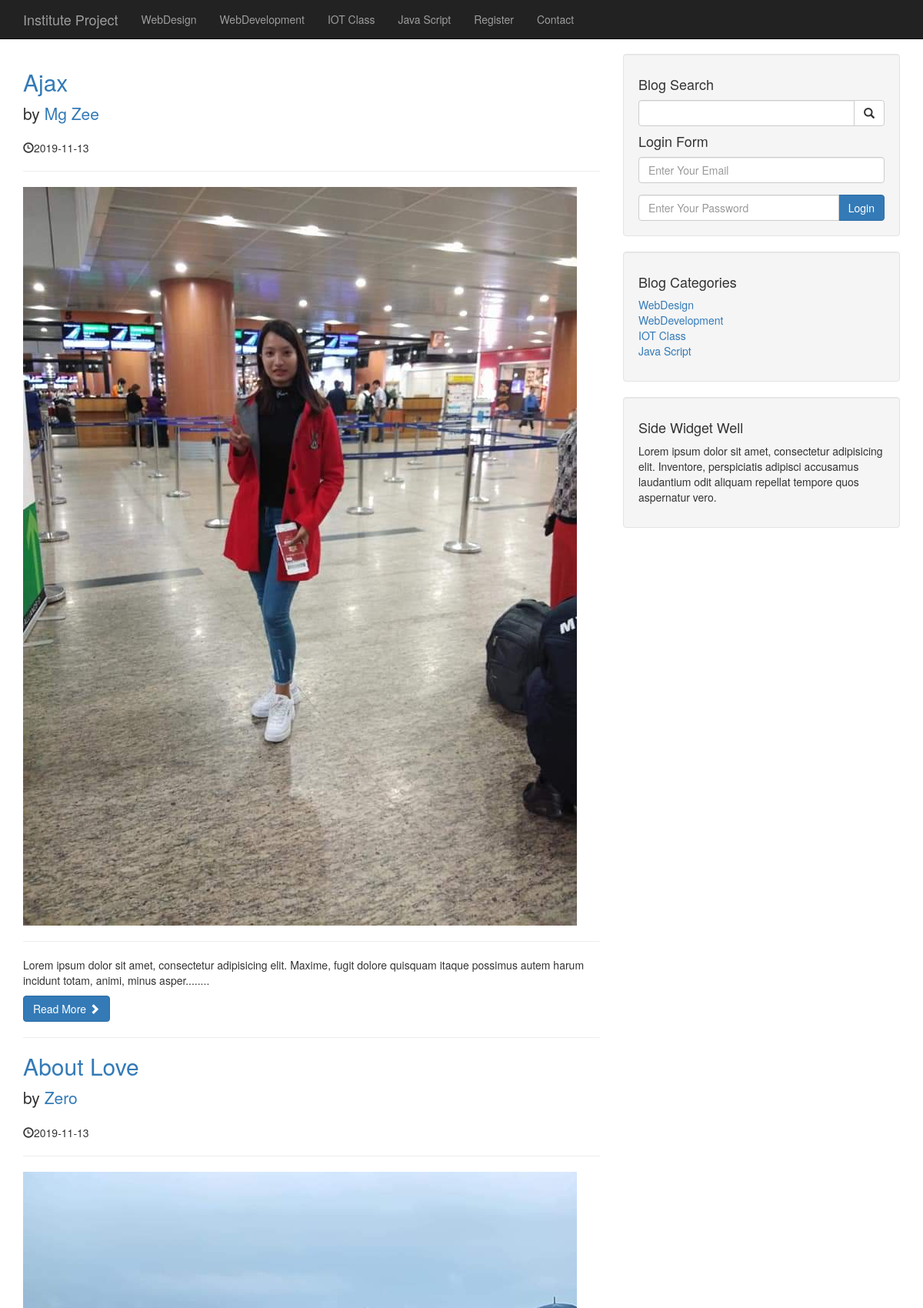
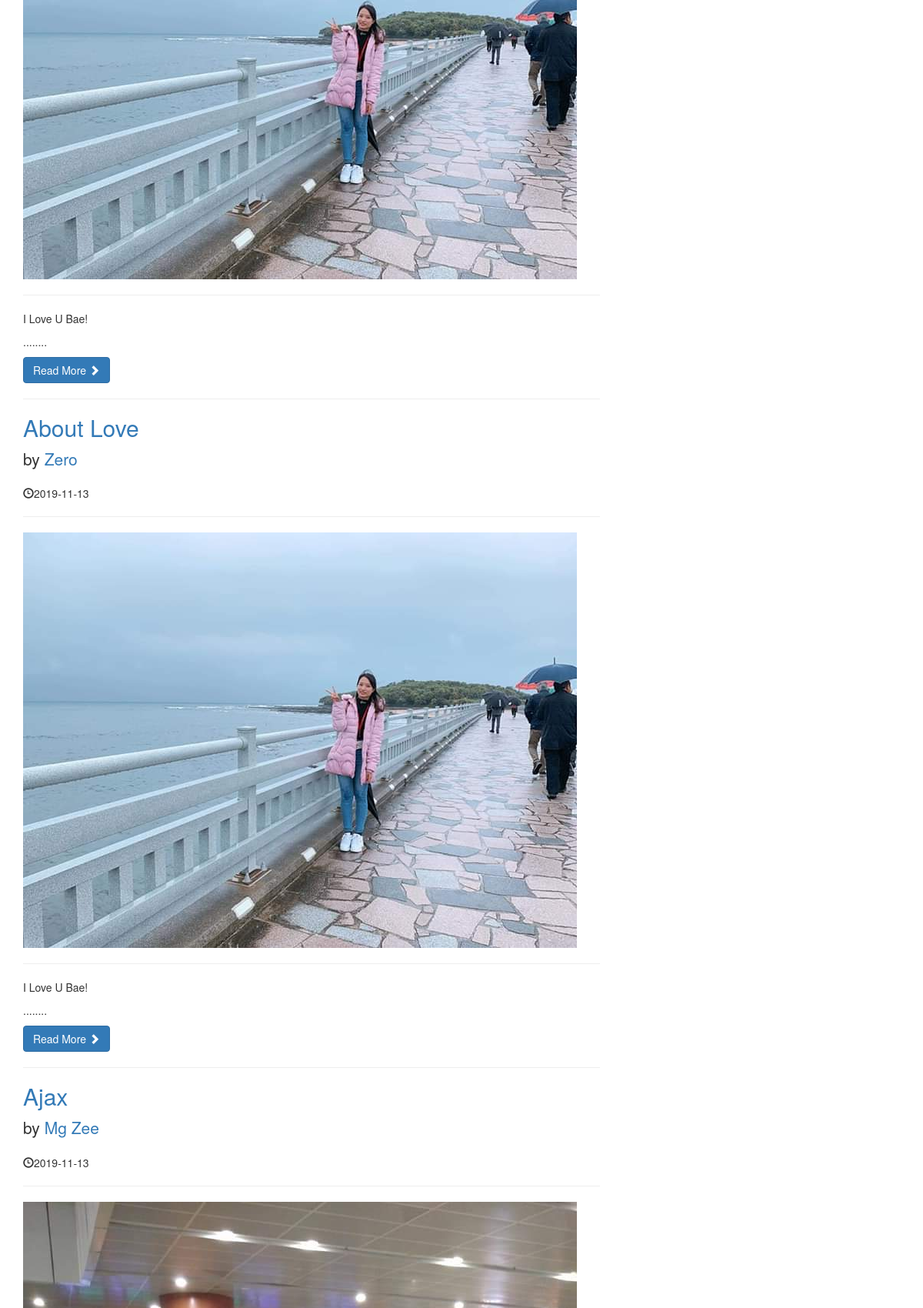
The page / (upper part) on the database its author committed (2 pictures, top to bottom).
### tables this page shows
CREATE TABLE `categories` (
  `cat_id` int(11) NOT NULL,
  `cat_title` varchar(255) NOT NULL
);

CREATE TABLE `blogs` (
  `blog_id` int(11) NOT NULL,
  `blog_category_id` int(11) NOT NULL,
  `blog_title` varchar(255) NOT NULL,
  `blog_author` varchar(255) NOT NULL,
  `blog_date` date NOT NULL,
  `blog_image` text NOT NULL,
  `blog_content` text NOT NULL,
  `blog_tag` varchar(255) NOT NULL,
  `blog_comment_count` int(11) NOT NULL,
  `blog_status` varchar(255) NOT NULL,
  `blog_view_count` int(11) NOT NULL
);

### index.php (the view, shortened to what this page needs)
<?php include_once "layout/header.php" ?>
<?php include_once "database.php" ?>
   <?php include_once "layout/navigation.php" ?>
    <div class="container">
        <div class="row">
            <div class="col-md-8">
                <?php
                    $par_page = 5;
                    if (isset($_GET['page'])) {
                       $page = $_GET['page'];
                    }else{
                        $page = '';
                    }
                    if ($page == '' || $page == 1) {
                       $page_one = 0;
                    }else{
                        $page_one = ($page * 5)-5;
                    }
                    $query = "SELECT * FROM blogs WHERE blog_status='public' ORDER BY blog_id DESC LIMIT $page_one,$par_page";
                    $result =mysqli_query($connect,$query);
                    while ($row=mysqli_fetch_assoc($result)) {
                        $blog_id = $row['blog_id'];
                        $blog_title = $row['blog_title'];
                        $blog_author= $row['blog_author'];
                        $blog_date= $row['blog_date'];
                        $blog_image= $row['blog_image'];
                        $blog_content=substr($row['blog_content'],0,150) . '........' ;
                 ?>
                <h2>
                    <a href="blog.php?blog_id=<?php echo $blog_id; ?>"><?php echo $blog_title; ?></a>
                </h2>
                <p class="lead">
                    by <a href="author_blog.php?author=<?php echo $blog_author; ?>&blog_id=<?php echo $blog_id ?>"><?php echo $blog_author; ?></a>
                </p>
                <p><span class="glyphicon glyphicon-time"></span><?php echo $blog_date ?></p>
                <hr>
                <a href="blog.php?blog_id=<?php echo $blog_id; ?>"> <img class="img-responsive" src="images/<?php echo $blog_image; ?>" alt=""></a>
                <hr>
                <p><?php echo $blog_content; ?></p>
                <a class="btn btn-primary" href="blog.php?blog_id=<?php echo $blog_id; ?>">Read More <span class="glyphicon glyphicon-chevron-right"></span></a>
                <hr>
                <?php
                    }
                 ?>
            </div>
            <div class="col-md-4">
                <?php include_once "layout/sidebar.php" ?>
            </div>
        </div>
<?php include_once "layout/footer.php" ?>

### layout/header.php (shortened to what this page needs)
<!DOCTYPE html>
<html lang="en">
<head>
    <link href="css/bootstrap.min.css" rel="stylesheet">
    <link href="css/blog-home.css" rel="stylesheet">
    <link rel="stylesheet" href="css/mystyle.css">
</head>
<body>

### layout/navigation.php (shortened to what this page needs)
<nav class="navbar navbar-inverse navbar-fixed-top" role="navigation">
       <div class="container">
           <div class="navbar-header">
               <a class="navbar-brand" href="index.php">Institute Project</a>
           </div>
           <div class="collapse navbar-collapse" id="bs-example-navbar-collapse-1">
               <ul class="nav navbar-nav">
                   <?php
                       $query ="SELECT * FROM categories LIMIT 4";
                       $result = mysqli_query($connect,$query);
                       foreach ($result as $data) {
                       ?>
                       <li>
                           <a href="category.php?category_id=<?php echo $data['cat_id'] ?>"><?php echo $data['cat_title']; ?></a>
                       </li>
                       <?php
                       }
                       ?>
                       <li>
                           <a href="register.php">Register</a>
                       </li>
                        <li>
                           <a href="contact.php">Contact</a>
                       </li>
               </ul>
           </div>
       </div>
   </nav>

### layout/sidebar.php
<div class="well">
    <h4>Blog Search</h4>
    <form action="search.php" method="post">
    <div class="input-group">
        <input type="text" name="search_name" class="form-control">
        <span class="input-group-btn">
            <button type="submit"  name="search" class="btn btn-default">
                <span class="glyphicon glyphicon-search"></span>
        </button>
        </span>
    </div>
    </form>
      <h4>Login Form</h4>
    <form action="layout/login.php" method="post">
        <div class="form-group">
            <input type="email" name="email" class="form-control" placeholder="Enter Your Email">
        </div>
    <div class="input-group">
        <input type="password" name="password" class="form-control" placeholder="Enter Your Password">
        <span class="input-group-btn">
            <button type="submit"  name="login" class="btn btn-primary">Login</button>
        </span>
    </div>
    </form>
</div>
<div class="well">
    <h4>Blog Categories</h4>
    <div class="row">
        <div class="col-lg-6">
            <ul class="list-unstyled">
                <?php
                    $query ="SELECT * FROM categories LIMIT 4";
                    $result = mysqli_query($connect,$query);
                    foreach ($result as $data) {
                ?>
                    <li>
                        <a href="category.php?category_id=<?php echo $data['cat_id'] ?>"><?php echo $data['cat_title']; ?></a>
                    </li>
        <?php
        }
        ?>
            </ul>
        </div>
    </div>
</div>
<div class="well">
    <h4>Side Widget Well</h4>
    <p>Lorem ipsum dolor sit amet, consectetur adipisicing elit. Inventore, perspiciatis adipisci accusamus laudantium odit aliquam repellat tempore quos aspernatur vero.</p>
</div>

### layout/footer.php (shortened to what this page needs)
    </div>
</body>
</html>

### css/blog-home.css (style rules this page uses)
body { padding-top: 70px; }

### rows shown on the page
categories: cat_title "WebDesign"
categories: cat_title "WebDevelopment"
categories: cat_title "IOT Class"
categories: cat_title "Java Script"
blogs: blog_title "Ajax", blog_author "Mg Zee", blog_date "2019-11-13", blog_image (picture), blog_content "Lorem ipsum dolor sit amet, consectetur adipisicing elit. Maxime, fugit dolore quisquam itaque possimus autem harum incidunt totam, animi, minus asper........"
blogs: blog_title "About Love", blog_author "Zero", blog_date "2019-11-13", blog_image (picture), blog_content "I Love U Bae! ........"
blogs: blog_title "About Love", blog_author "Zero", blog_date "2019-11-13", blog_image (picture), blog_content "I Love U Bae! ........"
blogs: blog_title "Ajax", blog_author "Mg Zee", blog_date "2019-11-13", blog_image (picture)
